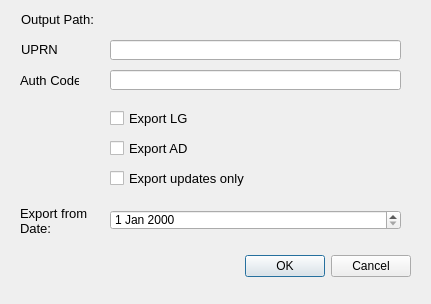
<?xml version="1.0" encoding="UTF-8"?>
<ui version="4.0">
 <class>Dialog</class>
 <widget class="QDialog" name="Dialog">
  <property name="geometry">
   <rect>
    <x>0</x>
    <y>0</y>
    <width>431</width>
    <height>304</height>
   </rect>
  </property>
  <property name="windowTitle">
   <string>Dialog</string>
  </property>
  <widget class="QDialogButtonBox" name="buttonBox">
   <property name="geometry">
    <rect>
     <x>10</x>
     <y>250</y>
     <width>401</width>
     <height>32</height>
    </rect>
   </property>
   <property name="orientation">
    <enum>Qt::Horizontal</enum>
   </property>
   <property name="standardButtons">
    <set>QDialogButtonBox::Cancel|QDialogButtonBox::Ok</set>
   </property>
  </widget>
  <widget class="QgsFileWidget" name="fpbExportPath">
   <property name="geometry">
    <rect>
     <x>110</x>
     <y>10</y>
     <width>291</width>
     <height>20</height>
    </rect>
   </property>
   <property name="storageMode">
    <enum>QgsFileWidget::GetDirectory</enum>
   </property>
  </widget>
  <widget class="QLineEdit" name="txtUPRN">
   <property name="geometry">
    <rect>
     <x>110</x>
     <y>40</y>
     <width>291</width>
     <height>20</height>
    </rect>
   </property>
  </widget>
  <widget class="QLineEdit" name="txtAuthCode">
   <property name="geometry">
    <rect>
     <x>110</x>
     <y>70</y>
     <width>291</width>
     <height>20</height>
    </rect>
   </property>
  </widget>
  <widget class="QDateEdit" name="dtbExportDate">
   <property name="enabled">
    <bool>true</bool>
   </property>
   <property name="geometry">
    <rect>
     <x>110</x>
     <y>210</y>
     <width>291</width>
     <height>20</height>
    </rect>
   </property>
  </widget>
  <widget class="QLabel" name="label">
   <property name="geometry">
    <rect>
     <x>21</x>
     <y>11</y>
     <width>81</width>
     <height>16</height>
    </rect>
   </property>
   <property name="font">
    <font>
     <pointsize>10</pointsize>
    </font>
   </property>
   <property name="text">
    <string>Output Path:</string>
   </property>
  </widget>
  <widget class="QLabel" name="label_2">
   <property name="geometry">
    <rect>
     <x>21</x>
     <y>41</y>
     <width>36</width>
     <height>16</height>
    </rect>
   </property>
   <property name="font">
    <font>
     <pointsize>10</pointsize>
    </font>
   </property>
   <property name="text">
    <string>UPRN:</string>
   </property>
  </widget>
  <widget class="QLabel" name="label_3">
   <property name="geometry">
    <rect>
     <x>20</x>
     <y>72</y>
     <width>59</width>
     <height>16</height>
    </rect>
   </property>
   <property name="font">
    <font>
     <pointsize>10</pointsize>
    </font>
   </property>
   <property name="text">
    <string>Auth Code:</string>
   </property>
  </widget>
  <widget class="QLabel" name="lbl_date">
   <property name="geometry">
    <rect>
     <x>20</x>
     <y>200</y>
     <width>81</width>
     <height>41</height>
    </rect>
   </property>
   <property name="font">
    <font>
     <pointsize>10</pointsize>
    </font>
   </property>
   <property name="text">
    <string>Export from Date:</string>
   </property>
   <property name="wordWrap">
    <bool>true</bool>
   </property>
  </widget>
  <widget class="QCheckBox" name="chkExportLG">
   <property name="geometry">
    <rect>
     <x>110</x>
     <y>110</y>
     <width>151</width>
     <height>17</height>
    </rect>
   </property>
   <property name="font">
    <font>
     <pointsize>10</pointsize>
    </font>
   </property>
   <property name="text">
    <string>Export LG</string>
   </property>
  </widget>
  <widget class="QCheckBox" name="chkExportAD">
   <property name="geometry">
    <rect>
     <x>110</x>
     <y>140</y>
     <width>151</width>
     <height>17</height>
    </rect>
   </property>
   <property name="font">
    <font>
     <pointsize>10</pointsize>
    </font>
   </property>
   <property name="text">
    <string>Export AD</string>
   </property>
  </widget>
  <widget class="QCheckBox" name="chkUpdatesOnly">
   <property name="geometry">
    <rect>
     <x>110</x>
     <y>170</y>
     <width>141</width>
     <height>17</height>
    </rect>
   </property>
   <property name="font">
    <font>
     <pointsize>10</pointsize>
    </font>
   </property>
   <property name="text">
    <string>Export updates only</string>
   </property>
  </widget>
 </widget>
 <customwidgets>
  <customwidget>
   <class>QgsFileWidget</class>
   <extends>QWidget</extends>
   <header>qgsfilewidget.h</header>
  </customwidget>
 </customwidgets>
 <tabstops>
  <tabstop>txtUPRN</tabstop>
  <tabstop>txtAuthCode</tabstop>
  <tabstop>chkExportLG</tabstop>
  <tabstop>chkExportAD</tabstop>
  <tabstop>chkUpdatesOnly</tabstop>
  <tabstop>dtbExportDate</tabstop>
 </tabstops>
 <resources/>
 <connections>
  <connection>
   <sender>buttonBox</sender>
   <signal>accepted()</signal>
   <receiver>Dialog</receiver>
   <slot>accept()</slot>
   <hints>
    <hint type="sourcelabel">
     <x>248</x>
     <y>254</y>
    </hint>
    <hint type="destinationlabel">
     <x>157</x>
     <y>274</y>
    </hint>
   </hints>
  </connection>
  <connection>
   <sender>buttonBox</sender>
   <signal>rejected()</signal>
   <receiver>Dialog</receiver>
   <slot>reject()</slot>
   <hints>
    <hint type="sourcelabel">
     <x>316</x>
     <y>260</y>
    </hint>
    <hint type="destinationlabel">
     <x>286</x>
     <y>274</y>
    </hint>
   </hints>
  </connection>
 </connections>
</ui>
